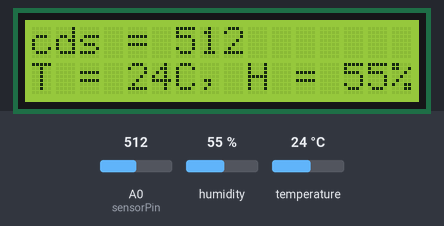
Bench run of a sketch on a simulated Arduino Uno, built with avr-gcc and run on an emulated ATmega328P. Shown: 16×2 character LCD. The test bench sets the inputs (shaded band); at power-on: A0 (sensorPin) = 512, humidity 55 %, temperature 24 °C. What the sketch prints to the serial monitor is not drawn.

Above: at 1.2 s.
1.3 s: A0 (sensorPin) set to 716
At 2.8 s:
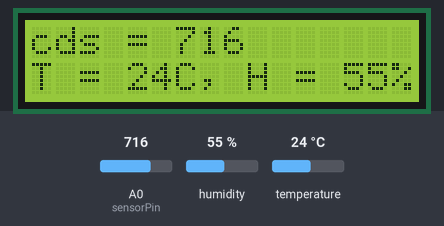
3.7 s: humidity set to 22 %
At 5.4 s:
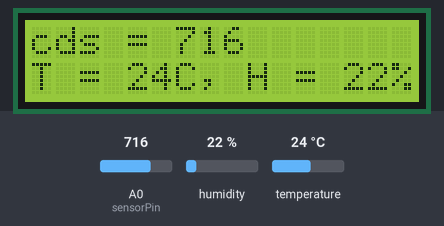
5.8 s: temperature set to 12 °C
At 6.9 s:
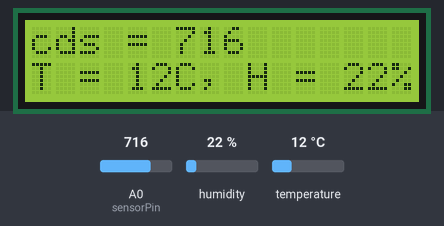
7.9 s: A0 (sensorPin) set to 900
At 9.6 s:
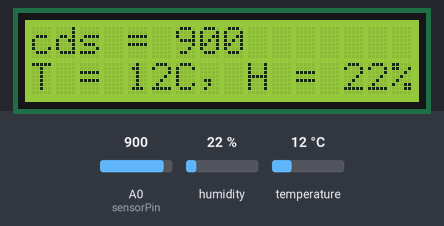
10.0 s: humidity set to 40 %
At 11.1 s:
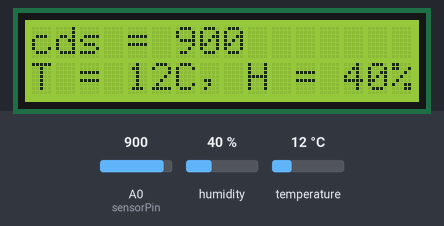
12.0 s: A0 (sensorPin) set to 1023
At 13.9 s:
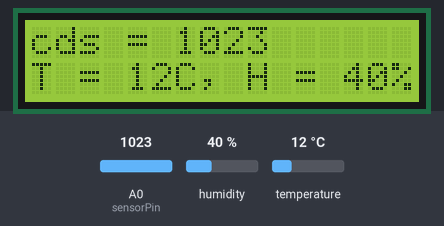
Timing chart, 0 to 15.1 s (numbered marks = the images above; inputs shaded):
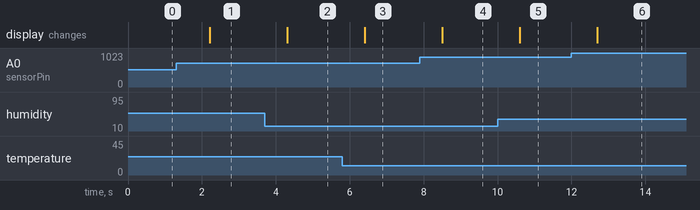

Measured:
- after the input at 1.3 s, the display: changes after 0.91 s (image 1)
- after the input at 3.7 s, the display: changes after 0.61 s (image 2)
- after the input at 5.8 s, the display: changes after 0.60 s (image 3)
- after the input at 7.9 s, the display: changes after 0.60 s (image 4)
- after the input at 10.0 s, the display: changes after 0.60 s (image 5)
- after the input at 12.0 s, the display: changes after 0.70 s (image 6)

The sketch:

CDS_LCD.ino
```cpp
#include <Wire.h>
#include <LiquidCrystal_I2C.h>
#include <SimpleDHT.h>

const int sensorPin = A0;

SimpleDHT11 dht11(2);

int CDS_PIN = A0;

LiquidCrystal_I2C lcd(0x27,16,2);

void setup() {
  Serial.begin(9600);
  lcd.init();
  lcd.backlight();
}

void loop() {
  int sensorValue = analogRead(sensorPin);
  Serial.println(sensorValue);

  byte temperature = 0;
  byte humidity = 0;
  int err = SimpleDHTErrSuccess;
  if ((err = dht11.read(&temperature, &humidity, NULL)) != SimpleDHTErrSuccess) {
    Serial.print("Read DHT11 failed, err="); Serial.print(SimpleDHTErrCode(err));
    Serial.print(","); Serial.println(SimpleDHTErrDuration(err)); delay(1000);
    return;
  }

  lcd.setCursor(0, 0);
  lcd.print("cds = ");
  lcd.print((int)sensorValue);

  lcd.setCursor(0,1);
  lcd.print("T = ");
  lcd.print((int)temperature);
  lcd.print("C,");

  lcd.setCursor(9, 1);
  lcd.print("H = ");
  lcd.print((int)humidity);
  lcd.print("%");

  delay(1000);
}
```
